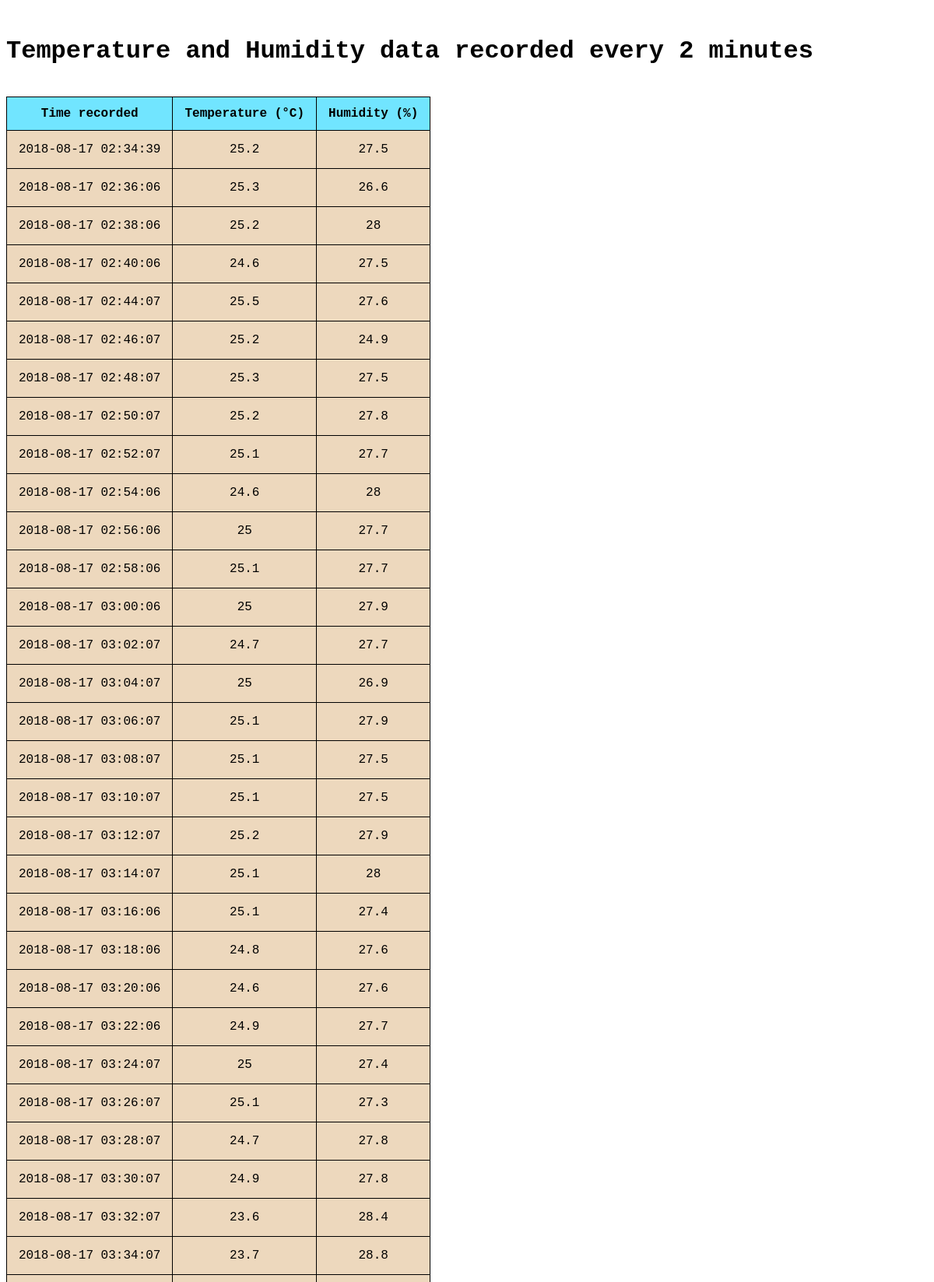
The page / (upper part) on the database its author committed.
### tables this page shows
CREATE TABLE TEMP_data(timestamp DATETIME, temp NUMERIC, humidity NUMERIC);

### display_data.py (the view)
@app.route("/")
def index():
    conn=sqlite3.connect(dbname)
    curs=conn.cursor()
    curs.execute("SELECT * FROM TEMP_data")
    data = curs.fetchall()
    templateData = {
        'data':data
    }
    return render_template('index.html', **templateData)

### templates/index.html (shortened to what this page needs)
<html>
    <br><h1>Temperature and Humidity data recorded every 2 minutes</h1><br>
    <table borders=1>
    <thead>
        <tr>
            <th>Time recorded</th>
            <th>Temperature (°C)</th>
            <th>Humidity (%)</th>
        </tr>
    </thead>
    <tbody>
        {% for row in data %}
        <tr>
            <td>{{row[0]}}</td>
            <td>{{row[1]}}</td>
            <td>{{row[2]}}</td>
        </tr>
            {% endfor %}
    </tbody>
    </table>
</html>

### templates/index.html (style rules this page uses)
h1 { font-family: 'Courier New', Courier, monospace }
table { border-collapse: collapse; font-family: 'Courier New', Courier, monospace }
table, th, td { border: 1px solid black; padding: 15px; text-align: center; }
th { padding-top: 12px; padding-bottom: 12px; background-color: #71e5ff; }
td { background-color: #edd8bd; }

### rows shown on the page
TEMP_data: timestamp "2018-08-17 02:34:39", temp "25.2", humidity "27.5"
TEMP_data: timestamp "2018-08-17 02:36:06", temp "25.3", humidity "26.6"
TEMP_data: timestamp "2018-08-17 02:38:06", temp "25.2", humidity "28"
TEMP_data: timestamp "2018-08-17 02:40:06", temp "24.6", humidity "27.5"
TEMP_data: timestamp "2018-08-17 02:44:07", temp "25.5", humidity "27.6"
TEMP_data: timestamp "2018-08-17 02:46:07", temp "25.2", humidity "24.9"
TEMP_data: timestamp "2018-08-17 02:48:07", temp "25.3", humidity "27.5"
TEMP_data: timestamp "2018-08-17 02:50:07", temp "25.2", humidity "27.8"
TEMP_data: timestamp "2018-08-17 02:52:07", temp "25.1", humidity "27.7"
TEMP_data: timestamp "2018-08-17 02:54:06", temp "24.6", humidity "28"
TEMP_data: timestamp "2018-08-17 02:56:06", temp "25", humidity "27.7"
TEMP_data: timestamp "2018-08-17 02:58:06", temp "25.1", humidity "27.7"
TEMP_data: timestamp "2018-08-17 03:00:06", temp "25", humidity "27.9"
TEMP_data: timestamp "2018-08-17 03:02:07", temp "24.7", humidity "27.7"
TEMP_data: timestamp "2018-08-17 03:04:07", temp "25", humidity "26.9"
TEMP_data: timestamp "2018-08-17 03:06:07", temp "25.1", humidity "27.9"
TEMP_data: timestamp "2018-08-17 03:08:07", temp "25.1", humidity "27.5"
TEMP_data: timestamp "2018-08-17 03:10:07", temp "25.1", humidity "27.5"
TEMP_data: timestamp "2018-08-17 03:12:07", temp "25.2", humidity "27.9"
TEMP_data: timestamp "2018-08-17 03:14:07", temp "25.1", humidity "28"
TEMP_data: timestamp "2018-08-17 03:16:06", temp "25.1", humidity "27.4"
TEMP_data: timestamp "2018-08-17 03:18:06", temp "24.8", humidity "27.6"
TEMP_data: timestamp "2018-08-17 03:20:06", temp "24.6", humidity "27.6"
TEMP_data: timestamp "2018-08-17 03:22:06", temp "24.9", humidity "27.7"
TEMP_data: timestamp "2018-08-17 03:24:07", temp "25", humidity "27.4"
TEMP_data: timestamp "2018-08-17 03:26:07", temp "25.1", humidity "27.3"
TEMP_data: timestamp "2018-08-17 03:28:07", temp "24.7", humidity "27.8"
TEMP_data: timestamp "2018-08-17 03:30:07", temp "24.9", humidity "27.8"
TEMP_data: timestamp "2018-08-17 03:32:07", temp "23.6", humidity "28.4"
TEMP_data: timestamp "2018-08-17 03:34:07", temp "23.7", humidity "28.8"
